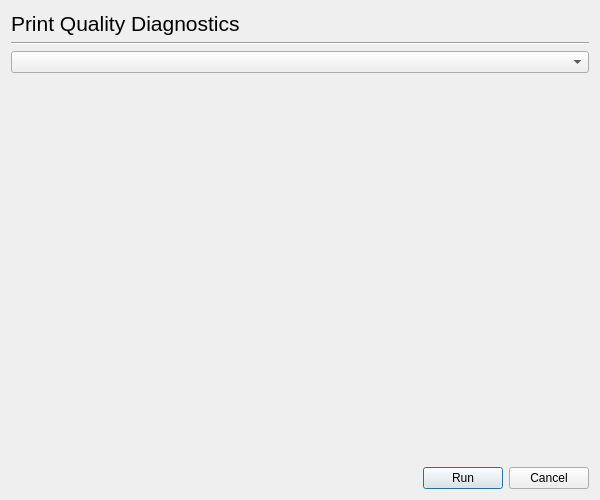
<ui version="4.0" >
 <class>Dialog</class>
 <widget class="QDialog" name="Dialog" >
  <property name="geometry" >
   <rect>
    <x>0</x>
    <y>0</y>
    <width>600</width>
    <height>500</height>
   </rect>
  </property>
  <property name="windowTitle" >
   <string>HP Device Manager - Print Quality Diagnostics</string>
  </property>
  <layout class="QGridLayout" >
   <item row="0" column="0" >
    <widget class="QLabel" name="label" >
     <property name="font" >
      <font>
       <pointsize>16</pointsize>
      </font>
     </property>
     <property name="text" >
      <string>Print Quality Diagnostics</string>
     </property>
    </widget>
   </item>
   <item row="1" column="0" colspan="3" >
    <widget class="Line" name="line" >
     <property name="orientation" >
      <enum>Qt::Horizontal</enum>
     </property>
    </widget>
   </item>
   <item row="2" column="0" colspan="3" >
    <widget class="DeviceUriComboBox" name="DeviceComboBox" />
   </item>
   <item row="3" column="0" >
    <spacer>
     <property name="orientation" >
      <enum>Qt::Vertical</enum>
     </property>
     <property name="sizeHint" >
      <size>
       <width>20</width>
       <height>301</height>
      </size>
     </property>
    </spacer>
   </item>
   <item row="4" column="0" >
    <spacer>
     <property name="orientation" >
      <enum>Qt::Horizontal</enum>
     </property>
     <property name="sizeHint" >
      <size>
       <width>361</width>
       <height>20</height>
      </size>
     </property>
    </spacer>
   </item>
   <item row="4" column="1" >
    <widget class="QPushButton" name="RunButton" >
     <property name="text" >
      <string>Run</string>
     </property>
    </widget>
   </item>
   <item row="4" column="2" >
    <widget class="QPushButton" name="CancelButton" >
     <property name="text" >
      <string>Cancel</string>
     </property>
    </widget>
   </item>
  </layout>
 </widget>
 <customwidgets>
  <customwidget>
   <class>DeviceUriComboBox</class>
   <extends>QComboBox</extends>
   <header>deviceuricombobox.h</header>
  </customwidget>
 </customwidgets>
 <resources/>
 <connections/>
</ui>
